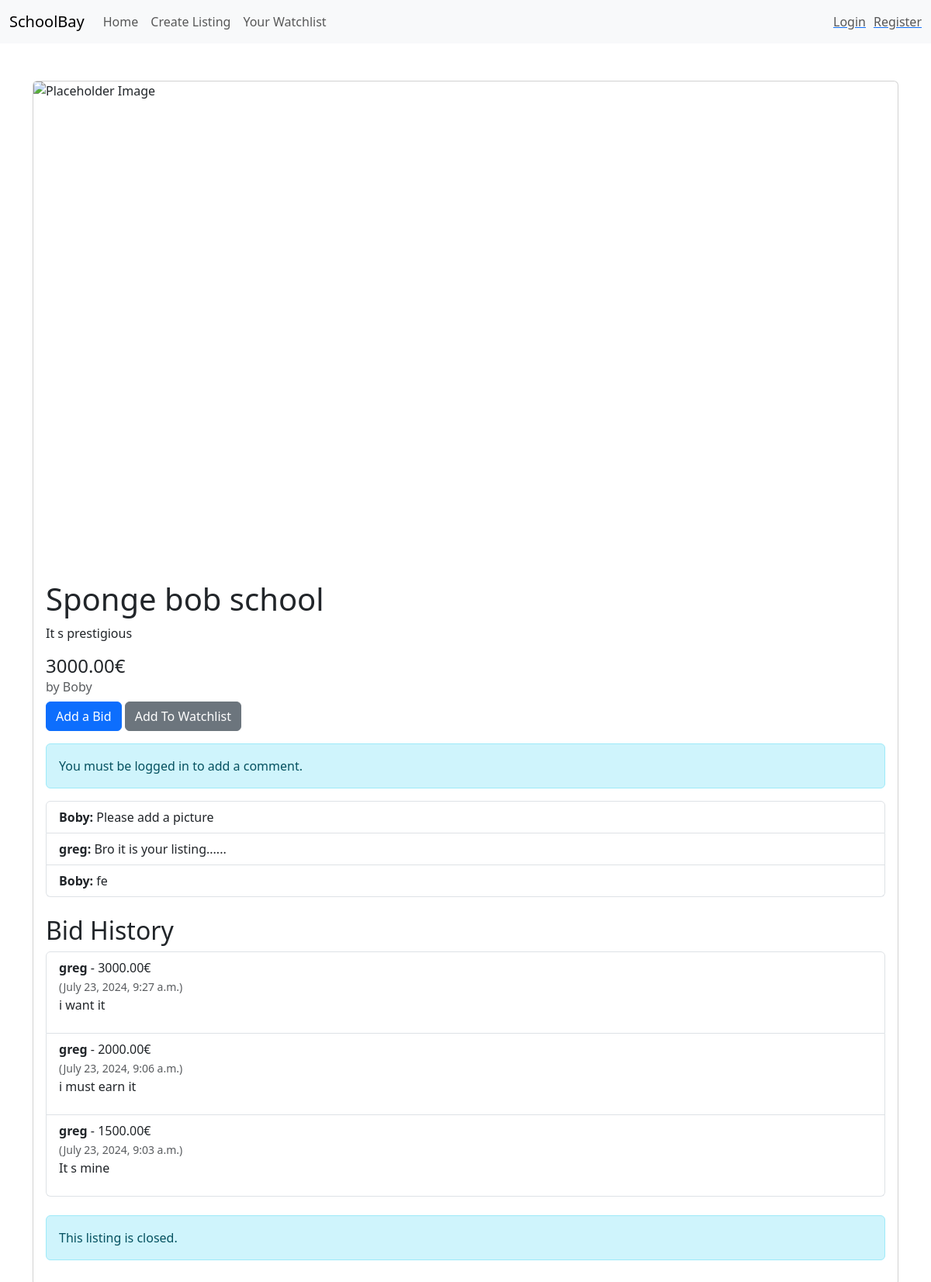
/listing/3/, run on the app's committed database.
### market/models.py (models this page shows)
class   Listing(models.Model):
    user = models.ForeignKey(User, on_delete=models.CASCADE)
    title = models.CharField(max_length=64)
    description = models.CharField(max_length=2048)
    starting_price = models.DecimalField(max_digits=24, decimal_places=2)
    current_price = models.DecimalField(max_digits=24, decimal_places=2, default=0)
    picture = models.ImageField(upload_to='listings/', null=True, blank=True)
    level = models.CharField(max_length=4)
    closed = models.BooleanField(default=False)
    creation_date = models.DateTimeField(auto_now_add=True)

class   Comment(models.Model):
    user = models.ForeignKey(User, on_delete=models.CASCADE)
    listing = models.ForeignKey(Listing, on_delete=models.CASCADE, related_name='comment')
    content = models.TextField()
    creation_date = models.DateTimeField(auto_now_add=True)

class   Bid(models.Model):
    user = models.ForeignKey(User, on_delete=models.CASCADE)
    listing = models.ForeignKey(Listing, on_delete=models.CASCADE, related_name='bids')
    price = models.DecimalField(max_digits=24, decimal_places=2)
    content = models.CharField(max_length=2048)
    creation_date = models.DateTimeField(auto_now_add=True)

### market/views.py (the view, shortened to what this page needs)
# urls.py: path('listing/<int:id>/', views.showListing, name='showListing'),
def showListing(request, id):
    listing = get_object_or_404(Listing, id=id)
    bids = Bid.objects.filter(listing=listing).order_by('-creation_date')
    if request.user.is_authenticated and Watchlist.objects.filter(user=request.user, listing=listing).exists():
        watchlist_status = 'Remove From Watchlist'
    else:
        watchlist_status = 'Add To Watchlist'
    return render(request, "market/showListing.html" , {
        'watchlist_status' : watchlist_status,
        'bids' : bids,
        'listing' : listing,
        'comments': listing.comment.all(),
        'title' : listing.title + " - SchoolBay"
    })

### market/templates/market/showListing.html (shortened to what this page needs)
{% extends "market/marketTemplate.html" %}
{% block body %}
<div class="container mt-5">
    <div class="row">
        <div class="col-md-12 mb-4">
            <div class="card mb-4">
                <div class="img-container">
                    {% if listing.picture %}
                        <img src="{{ listing.picture.url }}" class="card-img-top" alt="Listing Picture">
                    {% else %}
                        <img src="/media/listings/placeholder.webp" class="card-img-top" alt="Placeholder Image">
                    {% endif %}
                </div>
                <div class="card-body">
                    <h1 class="card-title">{{ listing.title }}</h1>
                    <p class="card-text">{{ listing.description }}</p>
                    <h4 class="card-text">{{ listing.current_price }}€</h4>
                    <h6 class="card-subtitle mb-2 text-muted">by {{ listing.user.username }}</h6>
                    <div class="d-grid gap-2 d-md-block">
                        <a href="./bid/" class="btn btn-primary">Add a Bid</a>
                        <a href="./watchlist/" class="btn btn-secondary">{{ watchlist_status }}</a>
                    </div>
                    {% if user.is_authenticated %}
                        <form action="./" method="post" class="mt-3">
                            {% csrf_token %}
                            <div class="mb-3">
                                <input type="text" name="comment" class="form-control" placeholder="Comment" required>
                            </div>
                            <div class="d-grid">
                                <button type="submit" class="btn btn-primary">Add Comment</button>
                            </div>
                        </form>
                    {% else %}
                        <div class="alert alert-info mt-3" role="alert">
                            You must be logged in to add a comment.
                        </div>
                    {% endif %}
                    {% if comments %}
                        <ul class="list-group mt-3">
                            {% for comment in comments %}
                                <li class="list-group-item">
                                    <strong>{{ comment.user.username }}:</strong> {{ comment.content }}
                                </li>
                            {% endfor %}
                        </ul>
                    {% endif %}
                    <div class="mb-4 mt-4">
                        <h2>Bid History</h2>
                        {% if bids %}
                            <ul class="list-group">
                                {% for bid in bids %}
                                    <li class="list-group-item">
                                        <strong>{{ bid.user.username }}</strong> - {{ bid.price }}€ <br>
                                        <small class="text-muted">({{ bid.creation_date }})</small> <br>
                                        <p>{{ bid.content }}</p>
                                    </li>
                                {% endfor %}
                            </ul>
                        {% else %}
                            <p>No bids yet.</p>
                        {% endif %}
                    </div>
                    {% if user.is_authenticated and listing.user == user and not listing.closed %}
                        <form action="{% url 'close_listing' listing.id %}" method="post" class="mt-4">
                            {% csrf_token %}
                            <button type="submit" class="btn btn-danger">Close Listing</button>
                        </form>
                    {% elif listing.closed %}
                        <div class="alert alert-info mt-3" role="alert">
                            This listing is closed.
                        </div>
                    {% endif %}
                </div>
            </div>
        </div>
    </div>
</div>
{% endblock %}

### market/templates/market/showListing.html (style rules this page uses)
.img-container { position: relative; width: 100%; padding-top: 56.25%; overflow: hidden; }
.img-container img { position: absolute; top: 0; left: 0; width: 100%; height: 100%; object-fit: cover; }
.card-img-top { height: 200px; object-fit: cover; }

### data on the page
Listing: title "Sponge bob school", description "It s prestigious", current_price "3000.00", user.username "Boby"
Comment: user.username "Boby", content "Please add a picture"
Comment: user.username "greg", content "Bro it is your listing......"
Comment: user.username "Boby", content "fe"
Bid: user.username "greg", price "3000.00", creation_date "July 23, 2024, 9:27 a.m.", content "i want it"
Bid: user.username "greg", price "2000.00", creation_date "July 23, 2024, 9:06 a.m.", content "i must earn it"
Bid: user.username "greg", price "1500.00", creation_date "July 23, 2024, 9:03 a.m.", content "It s mine"

### other printed values
{{ watchlist_status }} "Add To Watchlist"
